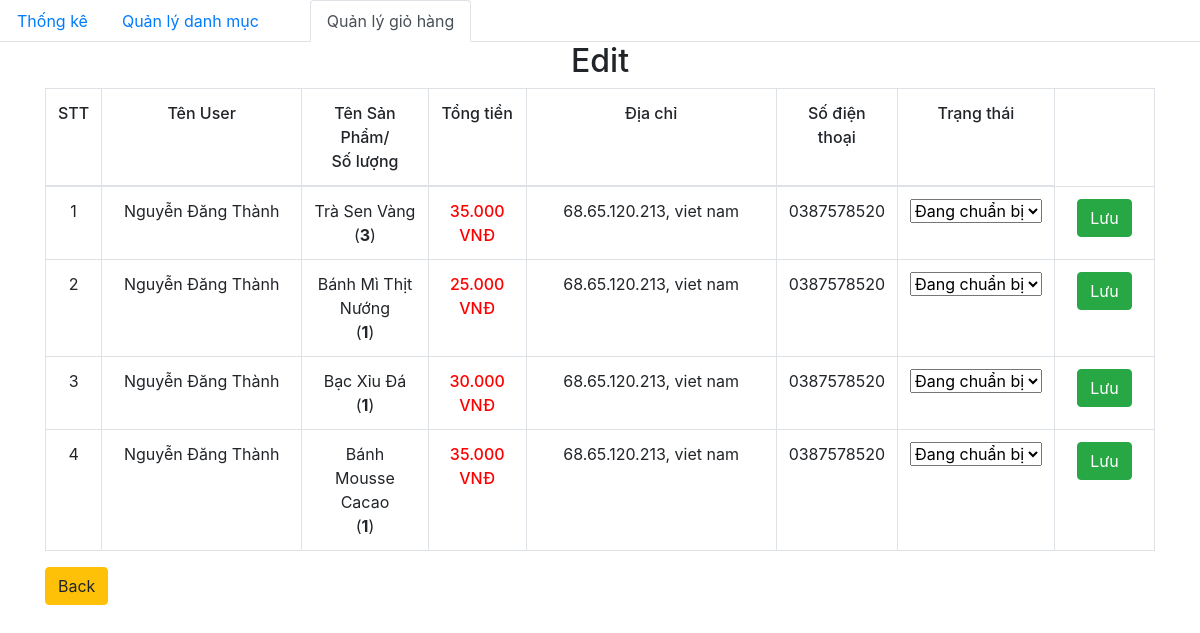
The page /admin/edit.php?order_id=143 on the database its author committed.
### tables this page shows
CREATE TABLE `order_details` (
  `id` int(11) NOT NULL,
  `order_id` int(11) NOT NULL,
  `product_id` int(11) NOT NULL,
  `id_user` int(11) NOT NULL,
  `num` int(11) NOT NULL,
  `price` float NOT NULL,
  `status` varchar(255) NOT NULL
);

CREATE TABLE `orders` (
  `id` int(11) NOT NULL,
  `fullname` varchar(100) NOT NULL,
  `phone_number` varchar(20) NOT NULL,
  `email` varchar(150) NOT NULL,
  `address` varchar(200) NOT NULL,
  `note` varchar(255) DEFAULT NULL,
  `order_date` datetime DEFAULT NULL
);

CREATE TABLE `product` (
  `id` int(11) NOT NULL,
  `title` varchar(200) NOT NULL,
  `price` float NOT NULL,
  `number` float NOT NULL,
  `thumbnail` varchar(500) NOT NULL,
  `content` longtext NOT NULL,
  `id_category` int(11) NOT NULL,
  `created_at` datetime DEFAULT NULL,
  `updated_at` datetime DEFAULT NULL
);

### admin/database/dbhelper.php (called while the page is built, shortened)
<?php
function executeResult($sql)
{
	$con = mysqli_connect(HOST, USERNAME, PASSWORD, DATABASE);
	$result = mysqli_query($con, $sql);
	$data   = [];
	while ($row = mysqli_fetch_array($result, 1)) {
		$data[] = $row;
	}
	return $data;
}

### admin/edit.php (the view, shortened to what this page needs)
<?php
require_once('database/dbhelper.php');
?>
<!DOCTYPE html>
<html>
<head>
    <link rel="stylesheet" href="https://maxcdn.bootstrapcdn.com/bootstrap/4.4.1/css/bootstrap.min.css">
    <link href="https://cdn.jsdelivr.net/npm/summernote@0.8.18/dist/summernote.min.css" rel="stylesheet">
</head>
<body>
    <ul class="nav nav-tabs">
        <li class="nav-item">
            <a class="nav-link" href="category/index.php">Thống kê</a>
        </li>
        <li class="nav-item">
            <a class="nav-link" href="category/index.php">Quản lý danh mục</a>
        </li>
        <li class="nav-item">
            <a class="nav-link" href="product/"></a>
        </li>
        <li class="nav-item ">
            <a class="nav-link active" href="dashboard.php">Quản lý giỏ hàng</a>
        </li>
    </ul>
    <div class="container">
        <div class="panel panel-primary">
            <div class="panel-heading">
                <h2 class="text-center">Edit</h2>
            </div>
            <div class="panel-body">
                <form action="" method="POST">
                    <table class="table table-bordered table-hover">
                        <thead>
                            <tr style="font-weight: 500;text-align: center;">
                                <td width="50px">STT</td>
                                <td width="200px">Tên User</td>
                                <td>Tên Sản Phẩm/<br>Số lượng</td>
                                <td>Tổng tiền</td>
                                <td width="250px">Địa chỉ</td>
                                <td>Số điện thoại</td>
                                <td>Trạng thái</td>
                            </tr>
                        </thead>
                        <tbody>
                            <?php
                            try {
                                if (isset($_GET['order_id'])) {
                                    $order_id = $_GET['order_id'];
                                }
                                $count = 0;
                                $sql = "SELECT * from orders, order_details, product
                                where order_details.order_id=orders.id and product.id=order_details.product_id and order_id=$order_id";
                                $order_details_List = executeResult($sql);
                                foreach ($order_details_List as $item) {
                                    echo '
                                        <tr style="text-align: center;">
                                            <td width="50px">' . (++$count) . '</td>
                                            <td style="text-align:center">' . $item['fullname'] . '</td>
                                            <td>' . $item['title'] . '<br>(<strong>' . $item['num'] . '</strong>)</td>
                                            <td class="b-500 red">' . number_format($item['price'], 0, ',', '.') . '<span> VNĐ</span></td>
                                            <td width="100px">' . $item['address'] . '</td>
                                            <td width="100px">' . $item['phone_number'] . '</td>
                                            <td>
                                                <select name="status" id="status" onchange="status(' . $item['order_id'] . ')">
                                                    <option value="Đang chuẩn bị">Đang chuẩn bị</option>
                                                    <option value="Đang giao">Đang giao</option>
                                                    <option value="Đã nhận hàng">Đã nhận hàng</option>
                                                    <option value="Đã hủy">Đã hủy</option>
                                                </select>
                                            </td>
                                            <td width="100px">
                                                <button class="btn btn-success">Lưu</button>
                                            </td>
                                        </tr>
                                    ';
                                }
                            } catch (Exception $e) {
                                die("Lỗi thực thi sql: " . $e->getMessage());
                            }
                            ?>
                        </tbody>
                    </table>
                    <a href="dashboard.php" class="btn btn-warning">Back</a>
                </form>
            </div>
        </div>
    </div>
</body>
</html>

### admin/edit.php (style rules this page uses)
.b-500 { font-weight: 500; }
.red { color: red; }

### rows shown on the page
order_details: order.fullname "Nguyễn Đăng Thành", product.title "Trà Sen Vàng", num "3", product.price "35.000", order.address "68.65.120.213, viet nam", order.phone_number "0387578520", status "Đang chuẩn bị"
order_details: order.fullname "Nguyễn Đăng Thành", product.title "Bánh Mì Thịt Nướng", num "1", product.price "25.000", order.address "68.65.120.213, viet nam", order.phone_number "0387578520", status "Đang chuẩn bị"
order_details: order.fullname "Nguyễn Đăng Thành", product.title "Bạc Xỉu Đá", num "1", product.price "30.000", order.address "68.65.120.213, viet nam", order.phone_number "0387578520", status "Đang chuẩn bị"
order_details: order.fullname "Nguyễn Đăng Thành", product.title "Bánh Mousse Cacao", num "1", product.price "35.000", order.address "68.65.120.213, viet nam", order.phone_number "0387578520", status "Đang chuẩn bị"
